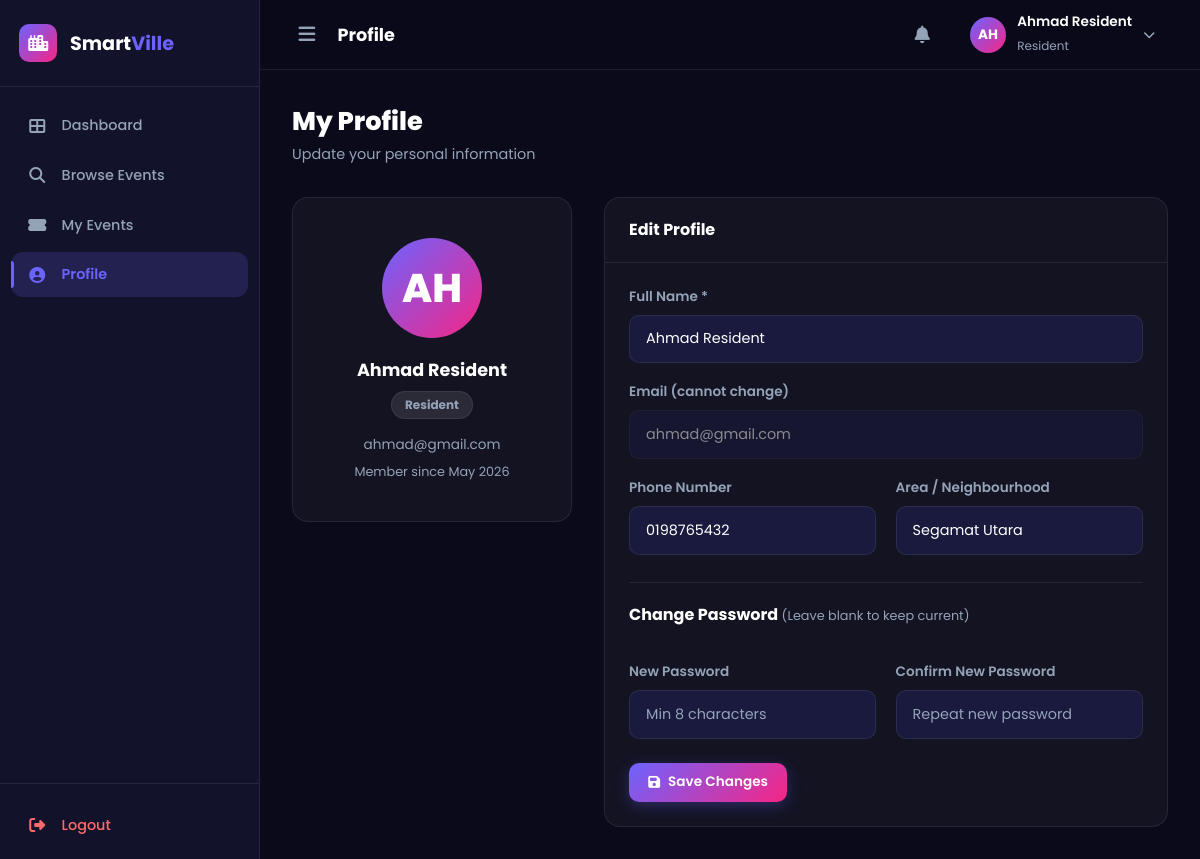
Screenshot of /profile.php (signed in) with the database file from the repository.
### tables this page shows
CREATE TABLE IF NOT EXISTS users (
  id INT AUTO_INCREMENT PRIMARY KEY,
  full_name VARCHAR(100) NOT NULL,
  username VARCHAR(50) NOT NULL UNIQUE,
  email VARCHAR(100) NOT NULL UNIQUE,
  password VARCHAR(255) NOT NULL,
  phone VARCHAR(20) DEFAULT NULL,
  area VARCHAR(100) DEFAULT NULL,
  role ENUM('admin','organizer','resident') NOT NULL DEFAULT 'resident',
  status ENUM('active','inactive','deactivated') NOT NULL DEFAULT 'active',
  profile_pic VARCHAR(255) DEFAULT NULL,
  created_at DATETIME DEFAULT CURRENT_TIMESTAMP,
  updated_at DATETIME DEFAULT CURRENT_TIMESTAMP ON UPDATE CURRENT_TIMESTAMP
);

### includes/functions.php (called while the page is built, shortened)
<?php
require_once __DIR__ . '/db.php';
function isLoggedIn() {
    return isset($_SESSION['user_id']);
}
function getCurrentUser() {
    global $conn;
    $id = (int)$_SESSION['user_id'];
    $res = $conn->query("SELECT * FROM users WHERE id = $id");
    return $res ? $res->fetch_assoc() : null;
}

### profile.php (the view, shortened to what this page needs)
<?php
require_once __DIR__ . '/includes/functions.php';
$pageTitle = 'Profile';
$user = getCurrentUser();
require_once __DIR__ . '/includes/header.php';
?>
<div class="page-header">
  <div><h1>My Profile</h1><p>Update your personal information</p></div>
</div>
<div style="display:grid;grid-template-columns:280px 1fr;gap:2rem;align-items:start">
  <div class="card" style="text-align:center;padding:2.5rem">
    <div style="width:100px;height:100px;border-radius:50%;background:var(--gradient);display:flex;align-items:center;justify-content:center;font-size:2.5rem;font-weight:800;color:#fff;margin:0 auto 1.2rem">
      <?= strtoupper(substr($user['full_name'],0,2)) ?>
    </div>
    <h3 style="color:var(--white);font-size:1.1rem"><?= htmlspecialchars($user['full_name']) ?></h3>
    <span class="badge <?= $user['role']==='admin'?'badge-danger':($user['role']==='organizer'?'badge-warning':'badge-secondary') ?>" style="margin:.5rem 0;display:inline-block"><?= ucfirst($user['role']) ?></span>
    <p style="color:var(--text-muted);font-size:.85rem;margin-top:.5rem"><?= htmlspecialchars($user['email']) ?></p>
    <p style="color:var(--text-muted);font-size:.8rem;margin-top:.5rem">Member since <?= date('M Y', strtotime($user['created_at'])) ?></p>
  </div>
  <div class="card">
    <div class="card-header"><h3>Edit Profile</h3></div>
    <div class="card-body">
      <form method="POST">
        <div class="form-grid">
          <div class="form-group full">
            <label class="form-label">Full Name *</label>
            <input type="text" name="full_name" class="form-control" required value="<?= htmlspecialchars($user['full_name']) ?>"/>
          </div>
          <div class="form-group full">
            <label class="form-label">Email (cannot change)</label>
            <input type="email" class="form-control" value="<?= htmlspecialchars($user['email']) ?>" disabled style="opacity:.5"/>
          </div>
          <div class="form-group">
            <label class="form-label">Phone Number</label>
            <input type="tel" name="phone" class="form-control" value="<?= htmlspecialchars($user['phone'] ?? '') ?>" placeholder="e.g. 0112345678"/>
          </div>
          <div class="form-group">
            <label class="form-label">Area / Neighbourhood</label>
            <input type="text" name="area" class="form-control" value="<?= htmlspecialchars($user['area'] ?? '') ?>" placeholder="e.g. Segamat Utara"/>
          </div>
          <div class="form-group" style="grid-column:1/-1;margin-top:.5rem;border-top:1px solid var(--card-border);padding-top:1.2rem">
            <h4 style="color:var(--white);margin-bottom:1rem">Change Password <span style="font-size:.8rem;font-weight:400;color:var(--text-muted)">(Leave blank to keep current)</span></h4>
          </div>
          <div class="form-group">
            <label class="form-label">New Password</label>
            <input type="password" name="new_password" class="form-control" placeholder="Min 8 characters"/>
          </div>
          <div class="form-group">
            <label class="form-label">Confirm New Password</label>
            <input type="password" name="confirm_password" class="form-control" placeholder="Repeat new password"/>
          </div>
        </div>
        <div style="margin-top:1.5rem">
          <button type="submit" class="btn btn-primary"><i class="fas fa-save"></i> Save Changes</button>
        </div>
      </form>
    </div>
  </div>
</div>
<?php require_once __DIR__ . '/includes/footer.php'; ?>

### includes/header.php (shortened to what this page needs)
<?php
require_once __DIR__ . '/functions.php';
$currentUser = getCurrentUser();
$role        = $_SESSION['role'] ?? '';
$basePath    = BASE_PATH;
?>
<!DOCTYPE html>
<html lang="en">
<head>
  <link rel="stylesheet" href="<?= $basePath ?>/dashboard.css"/>
  <link rel="stylesheet" href="https://cdnjs.cloudflare.com/ajax/libs/font-awesome/6.5.0/css/all.min.css"/>
</head>
<body>
<aside class="sidebar" id="sidebar">
  <div class="sidebar-logo">
    <div class="logo-icon"><i class="fas fa-city"></i></div>
    <span class="logo-text">Smart<span class="accent">Ville</span></span>
  </div>
  <nav class="sidebar-nav">
    <?php if ($role === 'admin'): ?>
      <a href="<?= $basePath ?>/admin/index.php" class="nav-item <?= ($pageTitle==='Dashboard')?'active':'' ?>">
        <i class="fas fa-th-large"></i><span>Dashboard</span>
      </a>
      <a href="<?= $basePath ?>/admin/events.php" class="nav-item <?= ($pageTitle==='Manage Events')?'active':'' ?>">
        <i class="fas fa-calendar-alt"></i><span>Manage Events</span>
        <?php
          global $conn;
          $pending = $conn->query("SELECT COUNT(*) as c FROM events WHERE status='pending'")->fetch_assoc()['c'];
          if ($pending > 0) echo "<span class='badge-nav'>$pending</span>";
        ?>
      </a>
      <a href="<?= $basePath ?>/admin/users.php" class="nav-item <?= ($pageTitle==='Manage Users')?'active':'' ?>">
        <i class="fas fa-users-cog"></i><span>Manage Users</span>
      </a>
      <a href="<?= $basePath ?>/admin/venues.php" class="nav-item <?= ($pageTitle==='Venues')?'active':'' ?>">
        <i class="fas fa-map-marker-alt"></i><span>Venues</span>
      </a>
    <?php elseif ($role === 'resident'): ?>
      <a href="<?= $basePath ?>/resident/index.php" class="nav-item <?= ($pageTitle==='Dashboard')?'active':'' ?>">
        <i class="fas fa-th-large"></i><span>Dashboard</span>
      </a>
      <a href="<?= $basePath ?>/resident/browse.php" class="nav-item <?= ($pageTitle==='Browse Events')?'active':'' ?>">
        <i class="fas fa-search"></i><span>Browse Events</span>
      </a>
      <a href="<?= $basePath ?>/resident/my_events.php" class="nav-item <?= ($pageTitle==='My Events')?'active':'' ?>">
        <i class="fas fa-ticket-alt"></i><span>My Events</span>
      </a>
    <?php endif; ?>
    <a href="<?= $basePath ?>/profile.php" class="nav-item <?= ($pageTitle==='Profile')?'active':'' ?>">
      <i class="fas fa-user-circle"></i><span>Profile</span>
    </a>
  </nav>
  <div class="sidebar-bottom">
    <a href="<?= $basePath ?>/logout.php" class="nav-item logout">
      <i class="fas fa-sign-out-alt"></i><span>Logout</span>
    </a>
  </div>
</aside>
<div class="main-content">
<header class="topbar">
  <button class="sidebar-toggle" onclick="toggleSidebar()"><i class="fas fa-bars"></i></button>
  <div class="topbar-title"><?= $pageTitle ?? 'Dashboard' ?></div>
  <div class="topbar-right">
    <div class="notif-wrap" onclick="toggleNotif()">
      <button class="icon-btn"><i class="fas fa-bell"></i></button>
    </div>
    <div class="user-menu" onclick="toggleUserMenu()">
      <div class="user-avatar"><?= strtoupper(substr($currentUser['full_name'],0,2)) ?></div>
      <div class="user-info">
        <span><?= htmlspecialchars($currentUser['full_name']) ?></span>
        <small><?= ucfirst($role) ?></small>
      </div>
      <i class="fas fa-chevron-down"></i>
    </div>
  </div>
</header>
<div class="page-body">

### rows the page displays
users: full_name "AH", full_name "Ahmad Resident", role "Resident", email "ahmad@gmail.com", created_at "May 2026", phone "0198765432", area "Segamat Utara"

### other values shown
$pageTitle "Profile"
$role "Resident"
